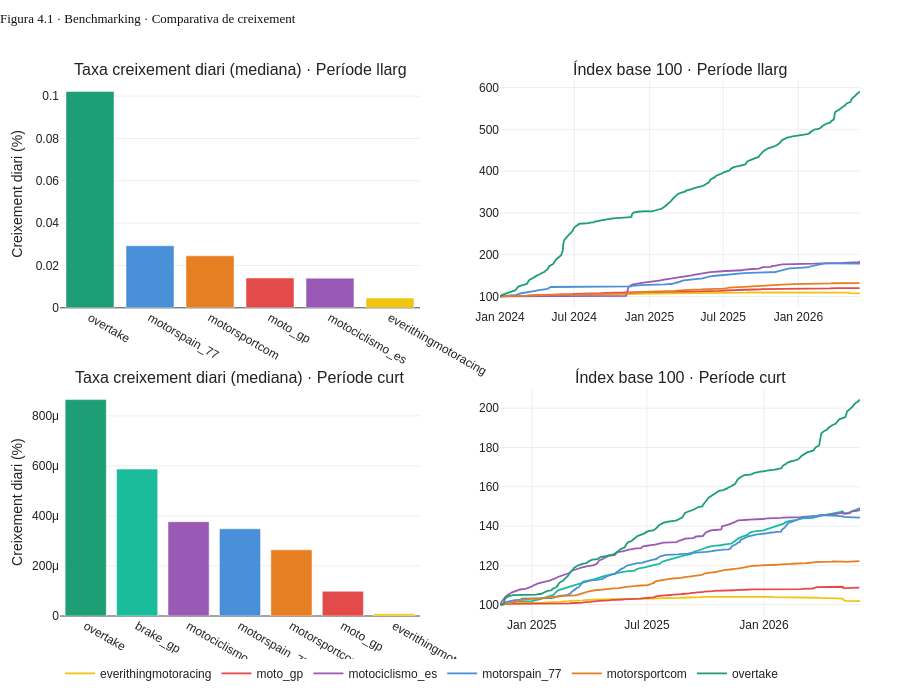

Notebook cell for this chart:
### Markdown cell above
### Figures 4.1-4.4 · Benchmarking interactiu

Quatre gràfiques interactives (Plotly) que comparen Overtake.GP amb els 6 comptes referents:
- **Taxa de creixement diari (mediana):** mostra el dinamisme relatiu de cada compte, independent de la mida absoluta.
- **Índex base 100:** normalitza tots els comptes a 100 al inici del període, mostrant el creixement acumulat. El tooltip inclou el nombre real de seguidors per cada punt.

S'analitzen dos períodes: llarg (gen 2024 → avui) i curt (nov 2024 → avui).

### Code cell
# ── Bloc 4 · Benchmarking · Gràfiques interactives ───────────────────────────────────────
# 4 gràfiques: taxa creixement diari (mediana) i índex base 100
# per període llarg (gen 2024 → avui) i curt (nov 2024 → avui)

colors_comptes = {
    'overtake':             '#1D9E75',
    'motorspain_77':        '#4A90D9',
    'motorsportcom':        '#E67E22',
    'moto_gp':              '#E24B4A',
    'motociclismo_es':      '#9B59B6',
    'everithingmotoracing': '#F1C40F',
    'brake_gp':             '#1ABC9C',
}


fig_bench = make_subplots(
    rows=2, cols=2,
    subplot_titles=[
        'Taxa creixement diari (mediana) · Període llarg',
        'Índex base 100 · Període llarg',
        'Taxa creixement diari (mediana) · Període curt',
        'Índex base 100 · Període curt',
    ],
    vertical_spacing=0.15,
    horizontal_spacing=0.10
)

# ── 1. Barres · Període llarg ─────────────────────────────────────────────────
resum_llarg = (
    df_llarg.groupby('account')['daily_growth_rel']
    .median()
    .sort_values(ascending=False)
    .reset_index()
)
resum_llarg['daily_growth_pct'] = resum_llarg['daily_growth_rel'] * 100

fig_bench.add_trace(go.Bar(
    x=resum_llarg['account'],
    y=resum_llarg['daily_growth_pct'],
    marker_color=[colors_comptes.get(c, '#aaa') for c in resum_llarg['account']],
    hovertemplate='<b>%{x}</b><br>Creixement diari: %{y:.3f}%<extra></extra>',
    showlegend=False
), row=1, col=1)

# ── 2. Línies índex base 100 · Període llarg ─────────────────────────────────
for compte, grup in df_llarg.groupby('account'):
    grup = grup.sort_values('date')
    base = grup['followers_count'].iloc[0]
    idx  = (grup['followers_count'] / base * 100).round(1)
    fig_bench.add_trace(go.Scatter(
        x=grup['date'],
        y=idx,
        name=compte,
        line=dict(color=colors_comptes.get(compte, '#aaa'), width=1.8),
        hovertemplate='<b>' + compte + '</b><br>%{x|%b %Y}<br>Índex: %{y:.1f}<br>Seguidors: %{customdata:,.0f}<extra></extra>',
        customdata=grup['followers_count'].values,
        legendgroup=compte,
        showlegend=True
    ), row=1, col=2)

# ── 3. Barres · Període curt ──────────────────────────────────────────────────
resum_curt = (
    df_curt.groupby('account')['daily_growth_rel']
    .median()
    .sort_values(ascending=False)
    .reset_index()
)

resum_llarg['daily_growth_pct'] = resum_llarg['daily_growth_rel'] * 100
fig_bench.add_trace(go.Bar(
    x=resum_curt['account'],
    y=resum_curt['daily_growth_rel'],
    marker_color=[colors_comptes.get(c, '#aaa') for c in resum_curt['account']],
    hovertemplate='<b>%{x}</b><br>Creixement diari: %{y:.4f}<extra></extra>',
    showlegend=False
), row=2, col=1)

# ── 4. Línies índex base 100 · Període curt ──────────────────────────────────
for compte, grup in df_curt.groupby('account'):
    grup = grup.sort_values('date')
    base = grup['followers_count'].iloc[0]
    idx  = (grup['followers_count'] / base * 100).round(1)
    fig_bench.add_trace(go.Scatter(
        x=grup['date'],
        y=idx,
        name=compte,
        line=dict(color=colors_comptes.get(compte, '#aaa'), width=1.8),
        hovertemplate='<b>' + compte + '</b><br>%{x|%b %Y}<br>Índex: %{y:.1f}<br>Seguidors: %{customdata:,.0f}<extra></extra>',
        customdata=grup['followers_count'].values,
        legendgroup=compte,
        showlegend=False
    ), row=2, col=2)

fig_bench.update_layout(
    title=dict(
        text='Figura 4.1 · Benchmarking · Comparativa de creixement',
        font=dict(size=13, family='Arial Black'),
        y=0.98, x=0.0, xanchor='left'
    ),
    height=700,
    hovermode='x unified',
    legend=dict(orientation='h', y=-0.08, x=0),
    margin=dict(t=80, b=80, l=60, r=40)
)

fig_bench.update_yaxes(title_text='Creixement diari (%)', row=1, col=1)
fig_bench.update_yaxes(title_text='Creixement diari (%)', row=2, col=1)

fig_bench.show()

### Figure 1 — Plotly figure (JSON) as saved in the notebook; plotly's stock layout.template omitted (floating-point values rounded to 4 significant figures; data arrays with more than 128 entries replaced by an {"elided": "..."} marker saying what was removed)
{"data": [{"hovertemplate": "<b>%{x}</b><br>Creixement diari: %{y:.3f}%<extra></extra>", "marker": {"color": ["#1D9E75", "#4A90D9", "#E67E22", "#E24B4A", "#9B59B6", "#F1C40F"]}, "showlegend": false, "type": "bar", "x": ["overtake", "motorspain_77", "motorsportcom", "moto_gp", "motociclismo_es", "everithingmotoracing"], "xaxis": "x", "y": [0.1022, 0.02935, 0.02454, 0.0141, 0.01401, 0.004616], "yaxis": "y"}, {"customdata": {"elided": "883 int values"}, "hovertemplate": "<b>everithingmotoracing</b><br>%{x|%b %Y}<br>Índex: %{y:.1f}<br>Seguidors: %{customdata:,.0f}<extra></extra>", "legendgroup": "everithingmotoracing", "line": {"color": "#F1C40F", "width": 1.8}, "name": "everithingmotoracing", "showlegend": true, "type": "scatter", "x": {"elided": "883 str values"}, "xaxis": "x2", "y": {"elided": "883 float values"}, "yaxis": "y2"}, {"customdata": {"elided": "882 int values"}, "hovertemplate": "<b>moto_gp</b><br>%{x|%b %Y}<br>Índex: %{y:.1f}<br>Seguidors: %{customdata:,.0f}<extra></extra>", "legendgroup": "moto_gp", "line": {"color": "#E24B4A", "width": 1.8}, "name": "moto_gp", "showlegend": true, "type": "scatter", "x": {"elided": "882 str values"}, "xaxis": "x2", "y": {"elided": "882 float values"}, "yaxis": "y2"}, {"customdata": {"elided": "882 int values"}, "hovertemplate": "<b>motociclismo_es</b><br>%{x|%b %Y}<br>Índex: %{y:.1f}<br>Seguidors: %{customdata:,.0f}<extra></extra>", "legendgroup": "motociclismo_es", "line": {"color": "#9B59B6", "width": 1.8}, "name": "motociclismo_es", "showlegend": true, "type": "scatter", "x": {"elided": "882 str values"}, "xaxis": "x2", "y": {"elided": "882 float values"}, "yaxis": "y2"}, {"customdata": {"elided": "882 int values"}, "hovertemplate": "<b>motorspain_77</b><br>%{x|%b %Y}<br>Índex: %{y:.1f}<br>Seguidors: %{customdata:,.0f}<extra></extra>", "legendgroup": "motorspain_77", "line": {"color": "#4A90D9", "width": 1.8}, "name": "motorspain_77", "showlegend": true, "type": "scatter", "x": {"elided": "882 str values"}, "xaxis": "x2", "y": {"elided": "882 float values"}, "yaxis": "y2"}, {"customdata": {"elided": "882 int values"}, "hovertemplate": "<b>motorsportcom</b><br>%{x|%b %Y}<br>Índex: %{y:.1f}<br>Seguidors: %{customdata:,.0f}<extra></extra>", "legendgroup": "motorsportcom", "line": {"color": "#E67E22", "width": 1.8}, "name": "motorsportcom", "showlegend": true, "type": "scatter", "x": {"elided": "882 str values"}, "xaxis": "x2", "y": {"elided": "882 float values"}, "yaxis": "y2"}, {"customdata": {"elided": "882 int values"}, "hovertemplate": "<b>overtake</b><br>%{x|%b %Y}<br>Índex: %{y:.1f}<br>Seguidors: %{customdata:,.0f}<extra></extra>", "legendgroup": "overtake", "line": {"color": "#1D9E75", "width": 1.8}, "name": "overtake", "showlegend": true, "type": "scatter", "x": {"elided": "882 str values"}, "xaxis": "x2", "y": {"elided": "882 float values"}, "yaxis": "y2"}, {"hovertemplate": "<b>%{x}</b><br>Creixement diari: %{y:.4f}<extra></extra>", "marker": {"color": ["#1D9E75", "#1ABC9C", "#9B59B6", "#4A90D9", "#E67E22", "#E24B4A", "#F1C40F"]}, "showlegend": false, "type": "bar", "x": ["overtake", "brake_gp", "motociclismo_es", "motorspain_77", "motorsportcom", "moto_gp", "everithingmotoracing"], "xaxis": "x3", "y": [0.0008649, 0.0005871, 0.0003768, 0.0003487, 0.0002645, 9.885e-05, 8.97e-06], "yaxis": "y3"}, {"customdata": {"elided": "567 int values"}, "hovertemplate": "<b>brake_gp</b><br>%{x|%b %Y}<br>Índex: %{y:.1f}<br>Seguidors: %{customdata:,.0f}<extra></extra>", "legendgroup": "brake_gp", "line": {"color": "#1ABC9C", "width": 1.8}, "name": "brake_gp", "showlegend": false, "type": "scatter", "x": {"elided": "567 str values"}, "xaxis": "x4", "y": {"elided": "567 float values"}, "yaxis": "y4"}, {"customdata": {"elided": "567 int values"}, "hovertemplate": "<b>everithingmotoracing</b><br>%{x|%b %Y}<br>Índex: %{y:.1f}<br>Seguidors: %{customdata:,.0f}<extra></extra>", "legendgroup": "everithingmotoracing", "line": {"color": "#F1C40F", "width": 1.8}, "name": "everithingmotoracing", "showlegend": false, "type": "scatter", "x": {"elided": "567 str values"}, "xaxis": "x4", "y": {"elided": "567 float values"}, "yaxis": "y4"}, {"customdata": {"elided": "566 int values"}, "hovertemplate": "<b>moto_gp</b><br>%{x|%b %Y}<br>Índex: %{y:.1f}<br>Seguidors: %{customdata:,.0f}<extra></extra>", "legendgroup": "moto_gp", "line": {"color": "#E24B4A", "width": 1.8}, "name": "moto_gp", "showlegend": false, "type": "scatter", "x": {"elided": "566 str values"}, "xaxis": "x4", "y": {"elided": "566 float values"}, "yaxis": "y4"}, {"customdata": {"elided": "566 int values"}, "hovertemplate": "<b>motociclismo_es</b><br>%{x|%b %Y}<br>Índex: %{y:.1f}<br>Seguidors: %{customdata:,.0f}<extra></extra>", "legendgroup": "motociclismo_es", "line": {"color": "#9B59B6", "width": 1.8}, "name": "motociclismo_es", "showlegend": false, "type": "scatter", "x": {"elided": "566 str values"}, "xaxis": "x4", "y": {"elided": "566 float values"}, "yaxis": "y4"}, {"customdata": {"elided": "566 int values"}, "hovertemplate": "<b>motorspain_77</b><br>%{x|%b %Y}<br>Índex: %{y:.1f}<br>Seguidors: %{customdata:,.0f}<extra></extra>", "legendgroup": "motorspain_77", "line": {"color": "#4A90D9", "width": 1.8}, "name": "motorspain_77", "showlegend": false, "type": "scatter", "x": {"elided": "566 str values"}, "xaxis": "x4", "y": {"elided": "566 float values"}, "yaxis": "y4"}, {"customdata": {"elided": "566 int values"}, "hovertemplate": "<b>motorsportcom</b><br>%{x|%b %Y}<br>Índex: %{y:.1f}<br>Seguidors: %{customdata:,.0f}<extra></extra>", "legendgroup": "motorsportcom", "line": {"color": "#E67E22", "width": 1.8}, "name": "motorsportcom", "showlegend": false, "type": "scatter", "x": {"elided": "566 str values"}, "xaxis": "x4", "y": {"elided": "566 float values"}, "yaxis": "y4"}, {"customdata": {"elided": "566 int values"}, "hovertemplate": "<b>overtake</b><br>%{x|%b %Y}<br>Índex: %{y:.1f}<br>Seguidors: %{customdata:,.0f}<extra></extra>", "legendgroup": "overtake", "line": {"color": "#1D9E75", "width": 1.8}, "name": "overtake", "showlegend": false, "type": "scatter", "x": {"elided": "566 str values"}, "xaxis": "x4", "y": {"elided": "566 float values"}, "yaxis": "y4"}], "layout": {"annotations": [{"font": {"size": 16}, "showarrow": false, "text": "Taxa creixement diari (mediana) · Període llarg", "x": 0.225, "xanchor": "center", "xref": "paper", "y": 1, "yanchor": "bottom", "yref": "paper"}, {"font": {"size": 16}, "showarrow": false, "text": "Índex base 100 · Període llarg", "x": 0.775, "xanchor": "center", "xref": "paper", "y": 1, "yanchor": "bottom", "yref": "paper"}, {"font": {"size": 16}, "showarrow": false, "text": "Taxa creixement diari (mediana) · Període curt", "x": 0.225, "xanchor": "center", "xref": "paper", "y": 0.425, "yanchor": "bottom", "yref": "paper"}, {"font": {"size": 16}, "showarrow": false, "text": "Índex base 100 · Període curt", "x": 0.775, "xanchor": "center", "xref": "paper", "y": 0.425, "yanchor": "bottom", "yref": "paper"}], "height": 700, "hovermode": "x unified", "legend": {"orientation": "h", "x": 0, "y": -0.08}, "margin": {"b": 80, "l": 60, "r": 40, "t": 80}, "title": {"font": {"family": "Arial Black", "size": 13}, "text": "Figura 4.1 · Benchmarking · Comparativa de creixement", "x": 0, "xanchor": "left", "y": 0.98}, "xaxis": {"anchor": "y", "domain": [0, 0.45]}, "xaxis2": {"anchor": "y2", "domain": [0.55, 1]}, "xaxis3": {"anchor": "y3", "domain": [0, 0.45]}, "xaxis4": {"anchor": "y4", "domain": [0.55, 1]}, "yaxis": {"anchor": "x", "domain": [0.575, 1], "title": {"text": "Creixement diari (%)"}}, "yaxis2": {"anchor": "x2", "domain": [0.575, 1]}, "yaxis3": {"anchor": "x3", "domain": [0, 0.425], "title": {"text": "Creixement diari (%)"}}, "yaxis4": {"anchor": "x4", "domain": [0, 0.425]}}}
